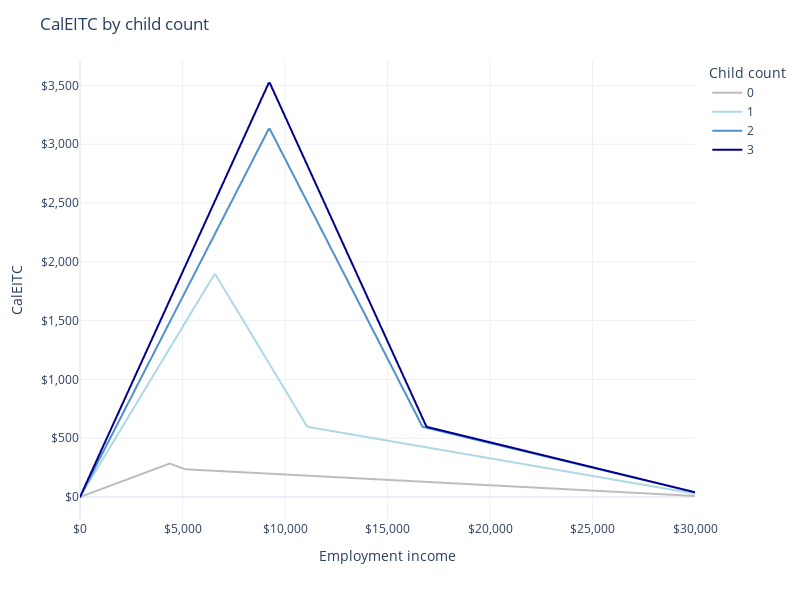

The notebook cell this image was saved under:
### Code cell
from policyengine_us import Simulation


def create_simulation(count_children):
    situation = {
        "people": {
            "person": {
                "age": 19,
            },
        },
        "tax_units": {
            "tax_unit": {
                "members": ["person"],
            },
        },
        "households": {
            "household": {
                "members": ["person"],
                "state_code": {2023: "CA"},
            },
        },
        "axes": [
            [
                {
                    "name": "employment_income",
                    "min": 0,
                    "period": 2023,
                    "max": 30_000,
                    "count": 500,
                }
            ]
        ],
    }
    for child in range(count_children):
        situation["people"][f"child_{child}"] = {"age": {2023: 5}}
        situation["tax_units"]["tax_unit"]["members"].append(f"child_{child}")
        situation["households"]["household"]["members"].append(
            f"child_{child}"
        )

    return Simulation(situation=situation)


import plotly.express as px
import pandas as pd

LIGHT_GRAY = "#F5F5F5"
GRAY = "#BDBDBD"
BLUE = "#5091cc"
LIGHT_BLUE = "lightblue"
DARK_BLUE = "darkblue"

COLOR_MAP = {"0": GRAY, "1": LIGHT_BLUE, "2": BLUE, "3": DARK_BLUE}

simulations = {i: create_simulation(i) for i in range(4)}

df = pd.DataFrame()
df["Employment income"] = simulations[0].calculate("employment_income", 2023)
for i in range(4):
    df[f"{i}"] = simulations[i].calculate("ca_eitc", 2023)

px.line(
    df,
    x="Employment income",
    y=df.columns[1:],
    color_discrete_map=COLOR_MAP,
).update_layout(
    title="CalEITC by child count",
    xaxis_title="Employment income",
    xaxis_tickformat="$,.0f",
    yaxis_title="CalEITC",
    yaxis_tickformat="$,.0f",
    legend_title="Child count",
    height=600,
    width=800,
    template="plotly_white",
).show()

### Figure 1 — Plotly figure (JSON) as saved in the notebook; plotly's stock layout.template omitted (floating-point values rounded to 4 significant figures; data arrays with more than 128 entries replaced by an {"elided": "..."} marker saying what was removed)
{"data": [{"hovertemplate": "variable=0<br>Employment income=%{x}<br>value=%{y}<extra></extra>", "legendgroup": "0", "line": {"color": "#BDBDBD", "dash": "solid"}, "marker": {"symbol": "circle"}, "mode": "lines", "name": "0", "showlegend": true, "type": "scattergl", "x": {"elided": "500 float values"}, "xaxis": "x", "y": {"elided": "500 float values"}, "yaxis": "y"}, {"hovertemplate": "variable=1<br>Employment income=%{x}<br>value=%{y}<extra></extra>", "legendgroup": "1", "line": {"color": "lightblue", "dash": "solid"}, "marker": {"symbol": "circle"}, "mode": "lines", "name": "1", "showlegend": true, "type": "scattergl", "x": {"elided": "500 float values"}, "xaxis": "x", "y": {"elided": "500 float values"}, "yaxis": "y"}, {"hovertemplate": "variable=2<br>Employment income=%{x}<br>value=%{y}<extra></extra>", "legendgroup": "2", "line": {"color": "#5091cc", "dash": "solid"}, "marker": {"symbol": "circle"}, "mode": "lines", "name": "2", "showlegend": true, "type": "scattergl", "x": {"elided": "500 float values"}, "xaxis": "x", "y": {"elided": "500 float values"}, "yaxis": "y"}, {"hovertemplate": "variable=3<br>Employment income=%{x}<br>value=%{y}<extra></extra>", "legendgroup": "3", "line": {"color": "darkblue", "dash": "solid"}, "marker": {"symbol": "circle"}, "mode": "lines", "name": "3", "showlegend": true, "type": "scattergl", "x": {"elided": "500 float values"}, "xaxis": "x", "y": {"elided": "500 float values"}, "yaxis": "y"}], "layout": {"height": 600, "legend": {"title": {"text": "Child count"}, "tracegroupgap": 0}, "margin": {"t": 60}, "title": {"text": "CalEITC by child count"}, "width": 800, "xaxis": {"anchor": "y", "domain": [0, 1], "tickformat": "$,.0f", "title": {"text": "Employment income"}}, "yaxis": {"anchor": "x", "domain": [0, 1], "tickformat": "$,.0f", "title": {"text": "CalEITC"}}}}
